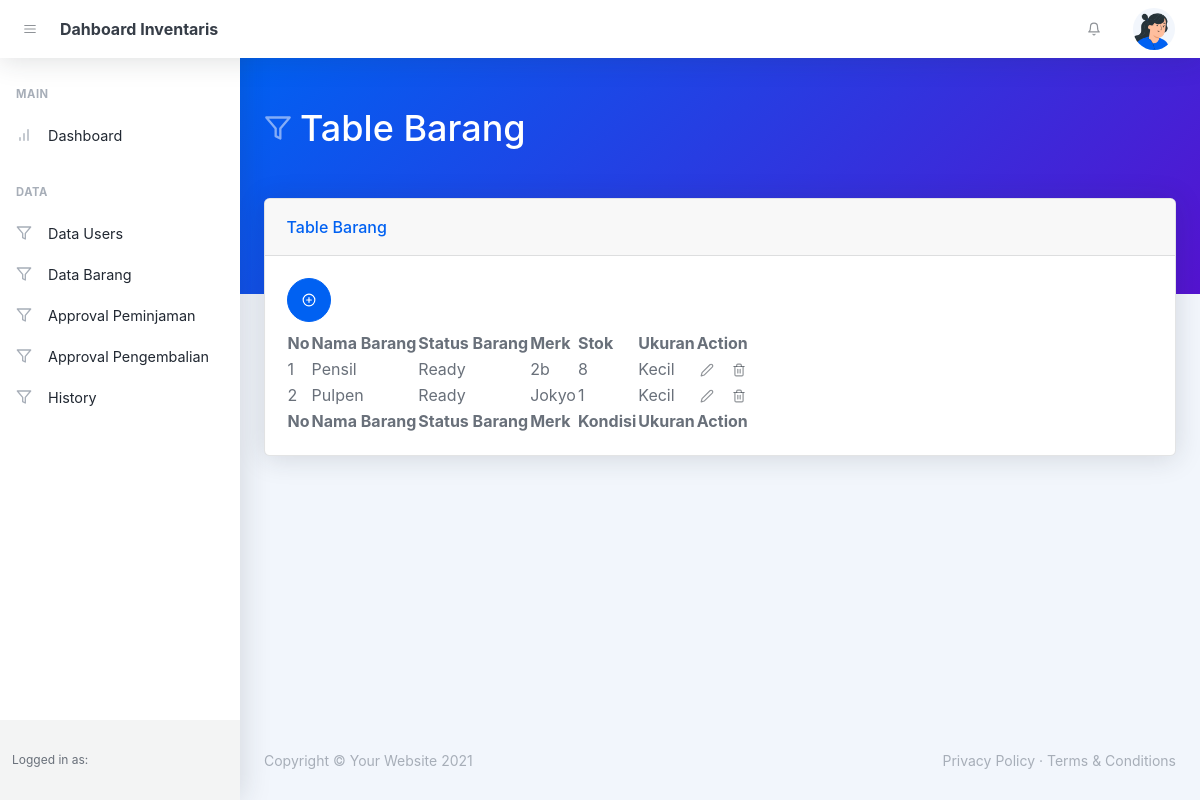
The app's page /Pages/Admin/v_data_barang.php with its own data.
### tables this page shows
CREATE TABLE `barang` (
  `id` int(5) NOT NULL,
  `nama_barang` varchar(25) NOT NULL,
  `status_barang` varchar(25) NOT NULL,
  `merk` varchar(25) NOT NULL,
  `stok` int(5) NOT NULL,
  `ukuran` varchar(25) NOT NULL
);

### Pages/Admin/v_data_barang.php (the view, shortened to what this page needs)
<!DOCTYPE html>
<html lang="en">
    <head>
        <link href="https://cdn.jsdelivr.net/npm/simple-datatables@latest/dist/style.css" rel="stylesheet" />
        <link href="../assets/css/styles.css" rel="stylesheet" />
    </head>
    <body class="nav-fixed">
        <nav class="topnav navbar navbar-expand shadow justify-content-between justify-content-sm-start navbar-light bg-white" id="sidenavAccordion">
            <button class="btn btn-icon btn-transparent-dark order-1 order-lg-0 me-2 ms-lg-2 me-lg-0" id="sidebarToggle"><i data-feather="menu"></i></button>
            <a class="navbar-brand pe-3 ps-4 ps-lg-2" href="v_home.php">Dahboard Inventaris</a>
            <ul class="navbar-nav align-items-center ms-auto">
                <li class="nav-item dropdown no-caret d-none d-sm-block me-3 dropdown-notifications">
                    <a class="btn btn-icon btn-transparent-dark dropdown-toggle" id="navbarDropdownAlerts" href="javascript:void(0);" role="button" data-bs-toggle="dropdown" aria-haspopup="true" aria-expanded="false"><i data-feather="bell"></i></a>
                </li>
                <li class="nav-item dropdown no-caret dropdown-user me-3 me-lg-4">
                    <a class="btn btn-icon btn-transparent-dark dropdown-toggle" id="navbarDropdownUserImage" href="javascript:void(0);" role="button" data-bs-toggle="dropdown" aria-haspopup="true" aria-expanded="false"><img class="img-fluid" src="../assets/images/profile-1.png" /></a>
                </li>
            </ul>
        </nav>
        <div id="layoutSidenav">
            <div id="layoutSidenav_nav">
                <nav class="sidenav shadow-right sidenav-light">
                    <div class="sidenav-menu">
                        <div class="nav accordion" id="accordionSidenav">
                            <div class="sidenav-menu-heading">Main</div>
                            <a class="nav-link" href="v_home.php">
                                <div class="nav-link-icon"><i data-feather="bar-chart"></i></div>
                                Dashboard
                            </a>
                        </div>
                        <div class="nav accordion" id="accordionSidenav">
                            <div class="sidenav-menu-heading">Data</div>
                            <a class="nav-link" href="v_data_users.php">
                                <div class="nav-link-icon"><i data-feather="filter"></i></div>
                                Data Users
                            </a>
                            <a class="nav-link" href="v_data_barang.php">
                                <div class="nav-link-icon"><i data-feather="filter"></i></div>
                                Data Barang
                            </a>
                            <a class="nav-link" href="v_data_approval_peminjaman.php">
                                <div class="nav-link-icon"><i data-feather="filter"></i></div>
                                Approval Peminjaman
                            </a>
                            <a class="nav-link" href="v_data_approval_pengembalian.php">
                                <div class="nav-link-icon"><i data-feather="filter"></i></div>
                                Approval Pengembalian
                            </a>
                            <a class="nav-link" href="v_history.php">
                                <div class="nav-link-icon"><i data-feather="filter"></i></div>
                                History
                            </a>
                        </div>
                    </div>
                    <div class="sidenav-footer">
                        <div class="sidenav-footer-content">
                            <div class="sidenav-footer-subtitle">Logged in as:</div>
                        </div>
                    </div>
                </nav>
            </div>
            <div id="layoutSidenav_content">
                <main>
                    <header class="page-header page-header-dark bg-gradient-primary-to-secondary pb-10">
                        <div class="container-xl px-4">
                            <div class="page-header-content pt-4">
                                <div class="row align-items-center justify-content-between">
                                    <div class="col-auto mt-4">
                                        <h1 class="page-header-title">
                                            <div class="page-header-icon"><i data-feather="filter"></i></div>
                                            Table Barang
                                        </h1>
                                    </div>
                                </div>
                            </div>
                        </div>
                    </header>
                    <div class="container-xl px-4 mt-n10">
                        <div class="card mb-4">
                            <div class="card-header">Table Barang</div>
                            <div class="card-body">
                            <a href="v_form_barang.php" class="btn btn-primary btn-icon mb-2"><i data-feather="plus-circle"></i></a>
                            <table id="datatablesSimple">
                                    <thead>
                                        <tr>
                                            <th>No</th>
                                            <th>Nama Barang</th>
                                            <th>Status Barang</th>
                                            <th>Merk</th>
                                            <th>Stok</th>
                                            <th>Ukuran</th>
                                            <th>Action</th>
                                        </tr>
                                    </thead>
                                    <tfoot>
                                        <tr>
                                            <th>No</th>
                                            <th>Nama Barang</th>
                                            <th>Status Barang</th>
                                            <th>Merk</th>
                                            <th>Kondisi</th>
                                            <th>Ukuran</th>
                                            <th>Action</th>
                                        </tr>
                                    </tfoot>
                                    <tbody>
                                        <?php
                                            include '../../Models/config.php';
                                            $no = 1;
                                            $data = mysqli_query($mysqli,"select * from barang");
                                            while($d = mysqli_fetch_array($data)){
                                                ?>
                                                <tr>
                                                    <td><?php echo $no++; ?></td>
                                                    <td><?php echo $d['nama_barang']; ?></td>
                                                    <td><?php if($d['stok'] <= 0){ echo 'Dipinjam';}elseif($d['stok'] > 0){ echo 'Ready';}else{echo 'ERROR';}; ?></td>
                                                    <td><?php echo $d['merk']; ?></td>
                                                    <td><?php echo $d['stok']; ?></td>
                                                    <td><?php echo $d['ukuran']; ?></td>
                                                    <td>
                                                        <a href="v_form_barang.php?id=<?php echo $d['id']; ?>" class="btn btn-datatable btn-icon btn-transparent-dark me-2"><i data-feather="edit-2"></i></a>
                                                        <a href="../../Models/delete_barang.php?id=<?php echo $d['id']; ?>" class="btn btn-datatable btn-icon btn-transparent-dark"><i data-feather="trash-2"></i></a>
                                                    </td>
                                                </tr>
                                                <?php
                                            }
                                        ?>
                                    </tbody>
                                </table>
                            </div>
                        </div>
                    </div>
                </main>
                <footer class="footer-admin mt-auto footer-light">
                    <div class="container-xl px-4">
                        <div class="row">
                            <div class="col-md-6 small">Copyright © Your Website 2021</div>
                            <div class="col-md-6 text-md-end small">
                                <a href="#!">Privacy Policy</a>
                                ·
                                <a href="#!">Terms &amp; Conditions</a>
                            </div>
                        </div>
                    </div>
                </footer>
            </div>
        </div>
</body>
</html>

### records on screen
barang: nama_barang "Pensil", shows "Ready", merk "2b", stok "8", ukuran "Kecil"
barang: nama_barang "Pulpen", shows "Ready", merk "Jokyo", stok "1", ukuran "Kecil"
